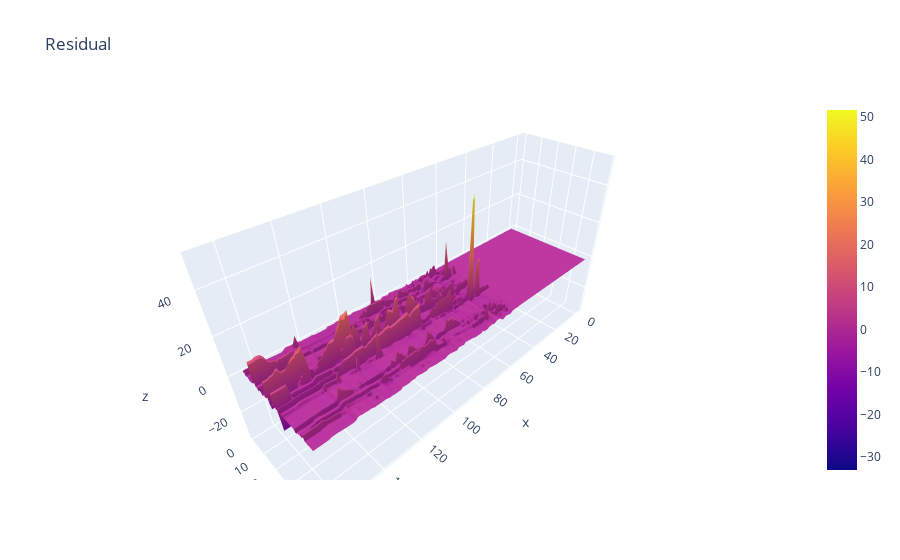

The cell this chart's notebook holds for it:
### Code cell
covid = coviddeathsdata.values
residualnumbers = covid - approx_uptorank3
fig = go.Figure(data=[go.Surface(z=residualnumbers)])
fig.update_layout(title='Residual',autosize=True)
fig.show()

### Figure 1 — Plotly figure (JSON) as saved in the notebook; plotly's stock layout.template omitted (floating-point values rounded to 4 significant figures; data arrays with more than 128 entries replaced by an {"elided": "..."} marker saying what was removed)
{"data": [{"type": "surface", "z": {"elided": "50x166 float values"}}], "layout": {"autosize": true, "title": {"text": "Residual"}}}
